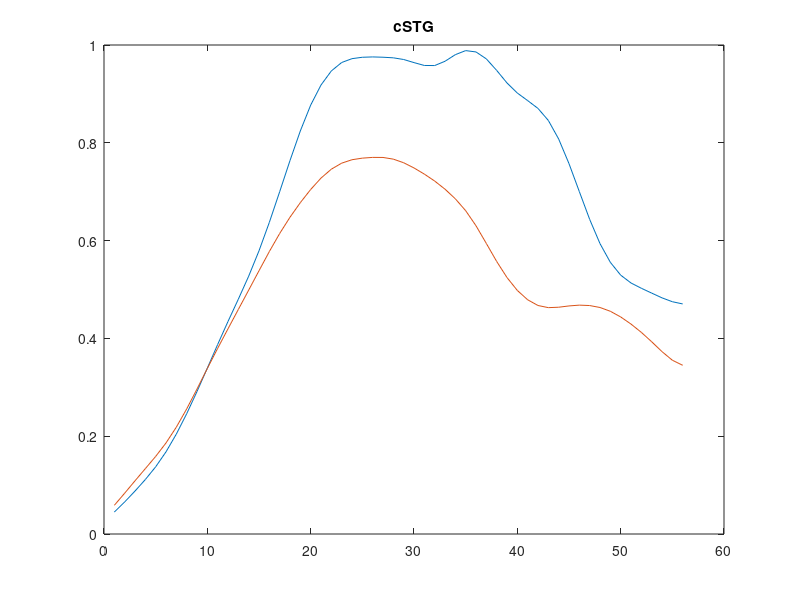
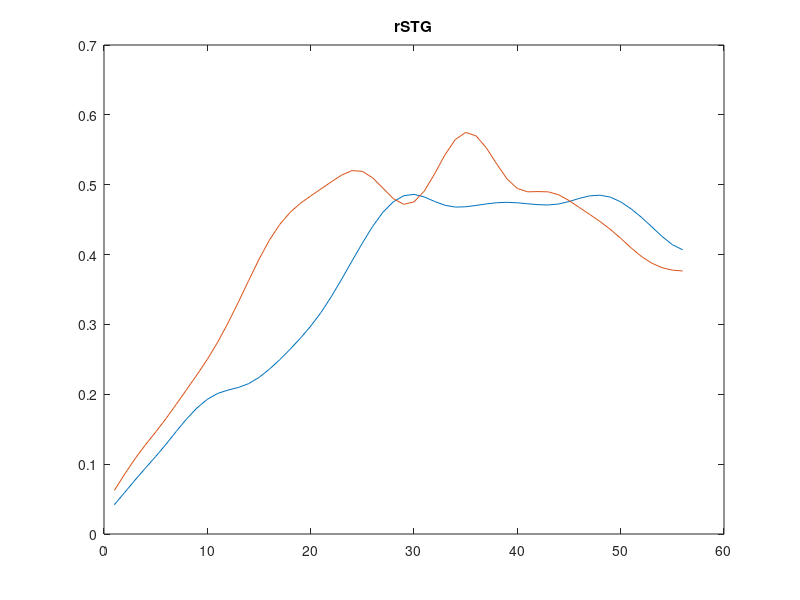
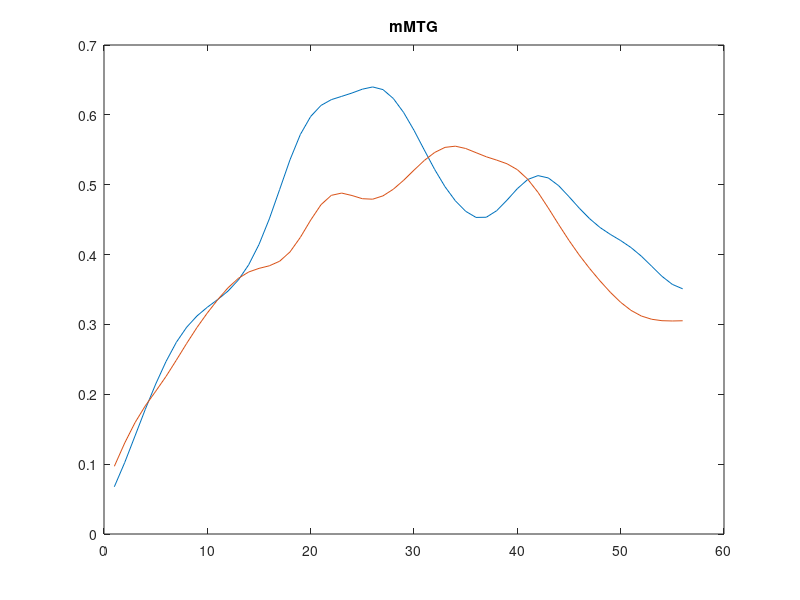
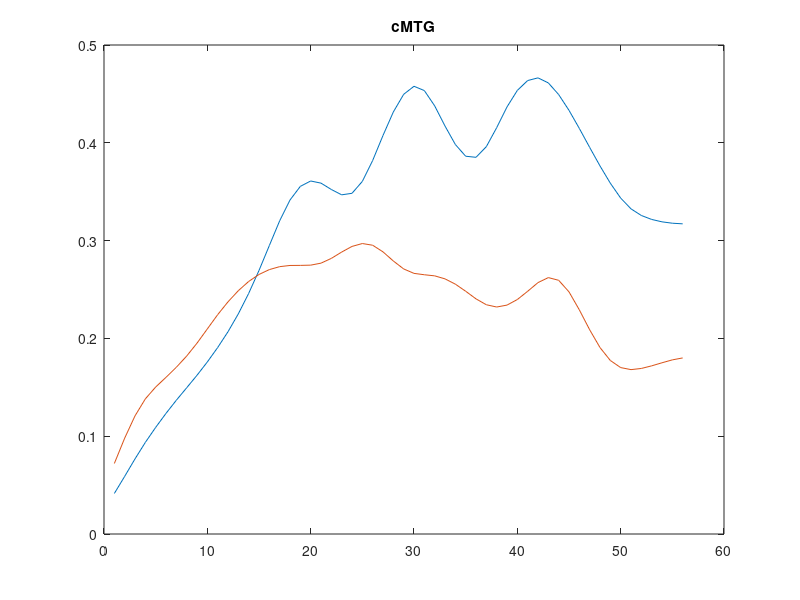

Source code (MATLAB) for these figures, in order:
load('curve_f0.mat');
f0 = frames;
load('curve_fdiff.mat');
fdiff = frames;
load('curve_f0_err.mat');
f0_err = frames;
load('curve_fdiff_err.mat');
fdiff_err = frames;
name4plot = {'cSTG','rSTG','mMTG','cMTG','rMTG','vPreCG','dPreCG','PostCG','supramarginal','pOp','pTri','pOb','rMFG','cMFG'};
for i=1:14
    figure;
    plot(squeeze(f0(:,i))); hold on;
    plot(squeeze(fdiff(:,i)));
    title(name4plot{i})
end